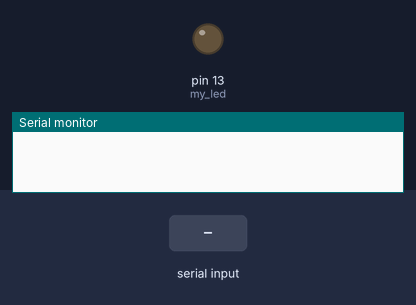
Recording of a sketch running on a simulated Arduino Uno, built with avr-gcc and run on an emulated ATmega328P. On the bench: output pins drawn as LEDs (lit = HIGH), the last lines printed to the serial monitor. Dashed ring = blinking. Inputs (shaded band) come from the test bench.

Above: at 1.2 s.
1.3 s: "ON\n" received over Serial
At 2.36 s:
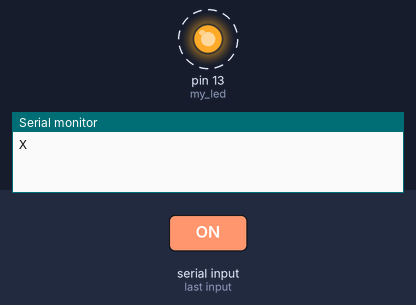
Timing chart, 0 to 4.3 s (numbered marks = the images above; inputs shaded):
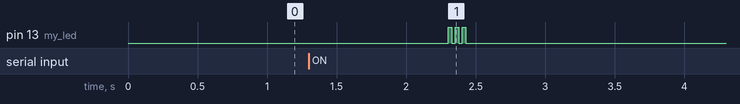

Measured:
- after the input at 1.3 s, pin 13 (my_led): alternates HIGH for 0.03 s and LOW for 0.03 s, 6 changes in all, then stays LOW, starting after 1.0 s

The sketch:

rasp-arduino.ino
```cpp
int my_led = 13;
String data;
void setup() {
  // put your setup code here, to run once:
  pinMode(my_led, OUTPUT);
  Serial.begin(9600);
}

void loop() {
  while (Serial.available() == 0){
  }

  data = Serial.readStringUntil('\r');
  if ((data) == "ON"){
    digitalWrite(my_led, HIGH);
    Serial.write("1");
  }
  else if ((data) == "OFF"){
    digitalWrite(my_led, LOW);
    Serial.write("0");
  }
  else {
    Serial.write("X");
    alert();
  }
}
void startConveyor(){

}

void stopConveyor(){

}
void alert() {
  digitalWrite(my_led, 1);
  delay(25);
  digitalWrite(my_led, 0);
  delay(25);
  digitalWrite(my_led, 1);
  delay(25);
  digitalWrite(my_led, 0);
  delay(25);
  digitalWrite(my_led, 1);
  delay(25);
  digitalWrite(my_led, 0);
  delay(25);
}
```
